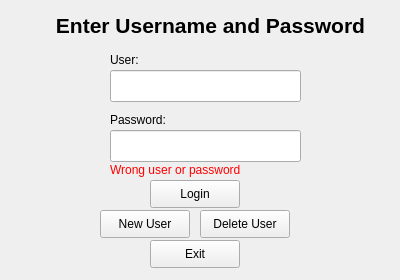
<?xml version="1.0" encoding="UTF-8"?>
<ui version="4.0">
 <class>Form</class>
 <widget class="QWidget" name="Form">
  <property name="geometry">
   <rect>
    <x>0</x>
    <y>0</y>
    <width>400</width>
    <height>280</height>
   </rect>
  </property>
  <property name="windowTitle">
   <string>Form</string>
  </property>
  <widget class="QPushButton" name="btn_exit">
   <property name="geometry">
    <rect>
     <x>150</x>
     <y>240</y>
     <width>90</width>
     <height>28</height>
    </rect>
   </property>
   <property name="text">
    <string>Exit</string>
   </property>
  </widget>
  <widget class="QLineEdit" name="txt_passwd">
   <property name="geometry">
    <rect>
     <x>110</x>
     <y>130</y>
     <width>191</width>
     <height>32</height>
    </rect>
   </property>
   <property name="inputMethodHints">
    <set>Qt::ImhHiddenText|Qt::ImhNoAutoUppercase|Qt::ImhNoPredictiveText</set>
   </property>
   <property name="echoMode">
    <enum>QLineEdit::Password</enum>
   </property>
  </widget>
  <widget class="QLabel" name="label">
   <property name="geometry">
    <rect>
     <x>110</x>
     <y>50</y>
     <width>62</width>
     <height>20</height>
    </rect>
   </property>
   <property name="text">
    <string>User:</string>
   </property>
  </widget>
  <widget class="QLabel" name="label_2">
   <property name="geometry">
    <rect>
     <x>110</x>
     <y>110</y>
     <width>91</width>
     <height>20</height>
    </rect>
   </property>
   <property name="text">
    <string>Password:</string>
   </property>
  </widget>
  <widget class="QPushButton" name="btn_login">
   <property name="geometry">
    <rect>
     <x>150</x>
     <y>180</y>
     <width>90</width>
     <height>28</height>
    </rect>
   </property>
   <property name="text">
    <string>Login</string>
   </property>
  </widget>
  <widget class="QLineEdit" name="txt_user">
   <property name="geometry">
    <rect>
     <x>110</x>
     <y>70</y>
     <width>191</width>
     <height>32</height>
    </rect>
   </property>
  </widget>
  <widget class="QPushButton" name="btn_new_user">
   <property name="geometry">
    <rect>
     <x>100</x>
     <y>210</y>
     <width>90</width>
     <height>28</height>
    </rect>
   </property>
   <property name="text">
    <string>New User</string>
   </property>
  </widget>
  <widget class="QLabel" name="lbl_error">
   <property name="geometry">
    <rect>
     <x>110</x>
     <y>160</y>
     <width>191</width>
     <height>20</height>
    </rect>
   </property>
   <property name="text">
    <string>&lt;html&gt;&lt;head/&gt;&lt;body&gt;&lt;p&gt;&lt;span style=&quot; color:#ff0000;&quot;&gt;Wrong user or password&lt;/span&gt;&lt;/p&gt;&lt;/body&gt;&lt;/html&gt;</string>
   </property>
  </widget>
  <widget class="QLabel" name="lbl_title_2">
   <property name="geometry">
    <rect>
     <x>10</x>
     <y>10</y>
     <width>401</width>
     <height>31</height>
    </rect>
   </property>
   <property name="text">
    <string>&lt;html&gt;&lt;head/&gt;&lt;body&gt;&lt;p align=&quot;center&quot;&gt;&lt;span style=&quot; font-size:16pt; font-weight:600;&quot;&gt;Enter Username and Password&lt;/span&gt;&lt;/p&gt;&lt;/body&gt;&lt;/html&gt;</string>
   </property>
  </widget>
  <widget class="QPushButton" name="btn_del_user">
   <property name="geometry">
    <rect>
     <x>200</x>
     <y>210</y>
     <width>90</width>
     <height>28</height>
    </rect>
   </property>
   <property name="text">
    <string>Delete User</string>
   </property>
  </widget>
 </widget>
 <tabstops>
  <tabstop>txt_user</tabstop>
  <tabstop>txt_passwd</tabstop>
  <tabstop>btn_login</tabstop>
  <tabstop>btn_new_user</tabstop>
  <tabstop>btn_exit</tabstop>
 </tabstops>
 <resources/>
 <connections>
  <connection>
   <sender>btn_exit</sender>
   <signal>clicked()</signal>
   <receiver>Form</receiver>
   <slot>close()</slot>
   <hints>
    <hint type="sourcelabel">
     <x>192</x>
     <y>241</y>
    </hint>
    <hint type="destinationlabel">
     <x>73</x>
     <y>246</y>
    </hint>
   </hints>
  </connection>
 </connections>
</ui>
